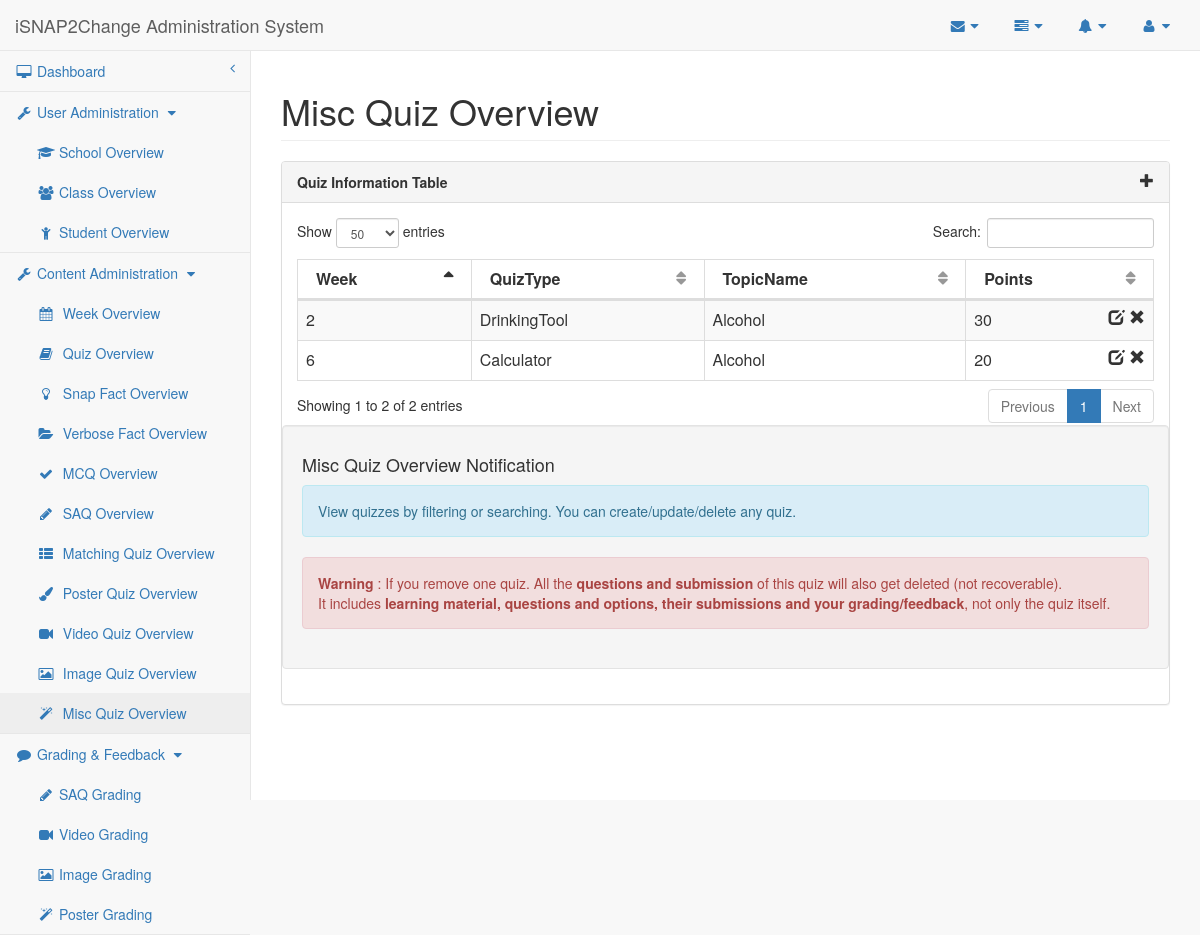
The app's page /researcher/misc.php with its own data.
### tables this page shows
CREATE TABLE IF NOT EXISTS `Misc_Section` (
    QuizID MEDIUMINT,
    QuizSubType TEXT,
    Points MEDIUMINT,
    CONSTRAINT Misc_Section_QuizID_PK PRIMARY KEY (QuizID),
    CONSTRAINT Misc_Section_QuizID_FK FOREIGN KEY (QuizID)
        REFERENCES Quiz (QuizID)
        ON DELETE CASCADE ON UPDATE CASCADE
);

CREATE TABLE IF NOT EXISTS `Quiz` (
    QuizID MEDIUMINT AUTO_INCREMENT,
    Week MEDIUMINT,
    QuizType ENUM('SAQ', 'MCQ', 'Matching', 'Poster', 'Misc'), 
	ExtraQuiz BOOLEAN DEFAULT 0,
    TopicID MEDIUMINT,
    CONSTRAINT Quiz_QuizID_PK PRIMARY KEY (QuizID),
    CONSTRAINT Quiz_TopicID_FK FOREIGN KEY (TopicID)
        REFERENCES Topic (TopicID)
        ON DELETE CASCADE ON UPDATE CASCADE
);

CREATE TABLE IF NOT EXISTS `Topic` (
    TopicID MEDIUMINT AUTO_INCREMENT,
    TopicName VARCHAR(190) UNIQUE,
    CONSTRAINT Topic_TopicID_PK PRIMARY KEY (TopicID)
);

### researcher/misc.php (called while the page is built)
<?php
require_once('quiz.php');
?>

### researcher/researcher-lib.php (called while the page is built, shortened)
<?php
require_once("../mysql-lib.php");
$editableQuizTypeArr = array('Questionnaire', 'MCQ', 'SAQ', 'Matching', 'Poster', 'Video', 'Image');
$miscQuizTypeArr = array('DrinkingTool', 'Calculator');
$pageName = basename($_SERVER['SCRIPT_FILENAME'], '.php');
$pageNameForView = getPageNameForView($pageName);
function getPageNameForView($pageName)
{
    if ($pageName == 'mcq')
        $pageNameForView = 'Multiple Choice Quiz';
    else if ($pageName == 'mcq-editor')
        $pageNameForView = 'Multiple Choice Quiz Editor';
    else if (strpos($pageName, 'saq') !== false)
        $pageNameForView = 'SAQ';
    else if (defined('SAQ_LIKE_QUIZ_TYPE')) {
        $pageNameForView = ucfirst(SAQ_LIKE_QUIZ_TYPE) . ' Quiz';
    }
    else if (defined('SAQ_LIKE_SUBMISSION_TYPE')) {
        $pageNameForView = ucfirst(SAQ_LIKE_SUBMISSION_TYPE) . ' Grading';
    }
    else if (in_array(ucwords(str_replace('-', ' ', $pageName)), $GLOBALS['quizTypeArr'])) {
        $pageNameForView = ucwords(str_replace('-', ' ', $pageName)) . " Quiz";
    }
    else
        $pageNameForView = ucwords(str_replace('-', ' ', $pageName));
    return $pageNameForView;
}
?>

### mysql-lib.php (called while the page is built, shortened)
<?php
function getQuizPoints(PDO $conn, $quizID)
{
    $pointsBySection = array('MCQ', 'Matching', 'Poster', 'Misc');
    $pointsByQuestion = array('SAQ', 'Video', 'Image');
    $points = 0;
    $quizTypeSql = "SELECT COUNT(*) FROM Quiz WHERE QuizID = ?";
    $quizTypeQuery = $conn->prepare($quizTypeSql);
    $quizTypeQuery->execute(array($quizID));
    if ($quizTypeQuery->fetchColumn() > 0) {
        $quizTypeSql = "SELECT QuizType FROM Quiz WHERE QuizID = ?";
        $quizTypeQuery = $conn->prepare($quizTypeSql);
        $quizTypeQuery->execute(array($quizID));
        $quizTypeResult = $quizTypeQuery->fetch(PDO::FETCH_OBJ);
        $quizType = $quizTypeResult->QuizType;
        if (in_array($quizType, $pointsBySection)) {
            $pointsSql = "SELECT Points AS SumPoints FROM Quiz NATURAL JOIN " . $quizType . "_Section WHERE QuizID = ?";
        } else if (in_array($quizType, $pointsByQuestion)) {
            $pointsSql = "SELECT SUM(Points) AS SumPoints FROM Quiz NATURAL JOIN SAQ_Section NATURAL JOIN SAQ_Question WHERE QuizID = ?";
        } else {
            throw new Exception("Unexpected Quiz Type. QuizID: " . $quizID);
        }
        $pointsQuery = $conn->prepare($pointsSql);
        $pointsQuery->execute(array($quizID));
        $pointsResult = $pointsQuery->fetch(PDO::FETCH_OBJ);
        if (strlen($pointsResult->SumPoints) > 0) {
            $points = $pointsResult->SumPoints;
        }
    }
    return $points;
}
function getMiscQuizzes(PDO $conn)
{
    return getRecords($conn, "Misc_Section", array("Quiz", "Topic"));
}
function getRecords(PDO $conn, $tableName, array $joinTables = null)
{
    $tableSql = "SELECT * FROM " . $tableName;
    if ($joinTables != null) {
        foreach ($joinTables as $joinTable) {
            $tableSql .= " NATURAL JOIN " . $joinTable;
        }
    }
    $tableQuery = $conn->prepare($tableSql);
    $tableQuery->execute();
    $tableResult = $tableQuery->fetchAll(PDO::FETCH_OBJ);
    return $tableResult;
}
?>

### researcher/quiz.php (the view, shortened to what this page needs)
<?php
require_once("../mysql-lib.php");
require_once("researcher-lib.php");
try {
    $conn = db_connect();
} catch (Exception $e) {
    debug_err($e);
}
try {
    if (strpos($pageName, 'misc') !== false) {
        $quizResult = getMiscQuizzes($conn);
    }
} catch (Exception $e) {
    debug_err($e);
}
?>
<!DOCTYPE html>
<html lang="en">
<?php require_once('header-lib.php'); ?>
<body>
<div id="wrapper">
    <?php require_once('navigation.php'); ?>
    <div id="page-wrapper">
        <div class="row">
            <div class="col-lg-12">
                <h1 class="page-header"><?php echo $pageNameForView; ?> Overview
                </h1>
            </div>
        </div>
        <div class="row">
            <div class="col-lg-12">
                <div class="panel panel-default">
                    <div class="panel-heading">
                        Quiz Information Table <span class="glyphicon glyphicon-plus pull-right" data-toggle="modal"
                                                     data-target="#dialog"></span>
                    </div>
                    <div class="panel-body">
                        <div class="dataTable_wrapper">
                            <table class="table table-striped table-bordered table-hover" id="datatables">
                                <?php require_once('table-head.php'); ?>
                                <tbody>
                                <?php for ($i = 0; $i < count($quizResult); $i++) {
                                    $quizID = $quizResult[$i]->QuizID;
                                    $quizType = getQuizType($conn, $quizID);
                                    $points = getQuizPoints($conn, $quizID);
                                    ?>
                                    <tr class="<?php if ($i % 2 == 0) {
                                        echo "odd";
                                    } else {
                                        echo "even";
                                    } ?>">
                                        <td><?php echo $quizResult[$i]->Week ?></td>
                                        <td><?php echo $quizType ?></td>
                                        <td><?php echo $quizResult[$i]->TopicName ?></td>
                                        <td><?php echo $points ?>
                                            <span class="glyphicon glyphicon-remove pull-right"
                                                  aria-hidden="true"></span>
                                            <span class="pull-right" aria-hidden="true">&nbsp;</span>
                                            <?php if (in_array($quizType, $editableQuizTypeArr)) { ?>
                                                <a href="<?php echo strtolower($quizType); ?>-editor.php?quizID=<?php echo $quizID ?>">
                                                    <span class="glyphicon glyphicon-edit pull-right"
                                                          aria-hidden="true"></span>
                                                </a>
                                            <?php } else if (in_array($quizType, $miscQuizTypeArr)) { ?>
                                                <span class="glyphicon glyphicon-edit pull-right"
                                                      data-toggle="modal"
                                                      data-target="#dialog" aria-hidden="true"></span>
                                            <?php } ?>
                                        </td>
                                    </tr>
                                <?php } ?>
                                </tbody>
                            </table>
                        </div>
                        <?php require_once('quiz-overview-notification.php'); ?>
                    </div>
                </div>
            </div>
        </div>
    </div>
</div>
<?php require_once('sb-admin-lib.php'); ?>
</body>
</html>

### sb-admin/css/sb-admin-2.css (style rules this page uses)
body { background-color: #f8f8f8; }
#wrapper { width: 100%; }
#page-wrapper { padding: 0 15px; min-height: 568px; background-color: #fff; }
@media (min-width:768px) { #page-wrapper { position: inherit; margin: 0 0 0 250px; padding: 0 30px; border-left: 1px solid #e7e7e7; } }

### researcher/header-lib.php (style rules this page uses)
.panel-heading { font-weight: bold; }

### records on screen
misc_section: QuizID.Week "6", quizType "Calculator", topic.TopicName "Alcohol", points "20"
misc_section: QuizID.Week "2", quizType "DrinkingTool", topic.TopicName "Alcohol", points "30"

### other values on screen
$userAdminPageArr[$i] "School"
$userAdminPageArr[$i] "Class"
$userAdminPageArr[$i] "Student"
$contentAdminPageArr[$i] "Week"
$contentAdminPageArr[$i] "Quiz"
$contentAdminPageArr[$i] "Snap Fact"
$contentAdminPageArr[$i] "Verbose Fact"
$contentAdminPageArr[$i] "MCQ"
$contentAdminPageArr[$i] "SAQ"
$contentAdminPageArr[$i] "Matching"
$contentAdminPageArr[$i] "Poster"
$contentAdminPageArr[$i] "Video"
$contentAdminPageArr[$i] "Image"
$contentAdminPageArr[$i] "Misc"
$gradingPageArr[$i] "SAQ Grading"
